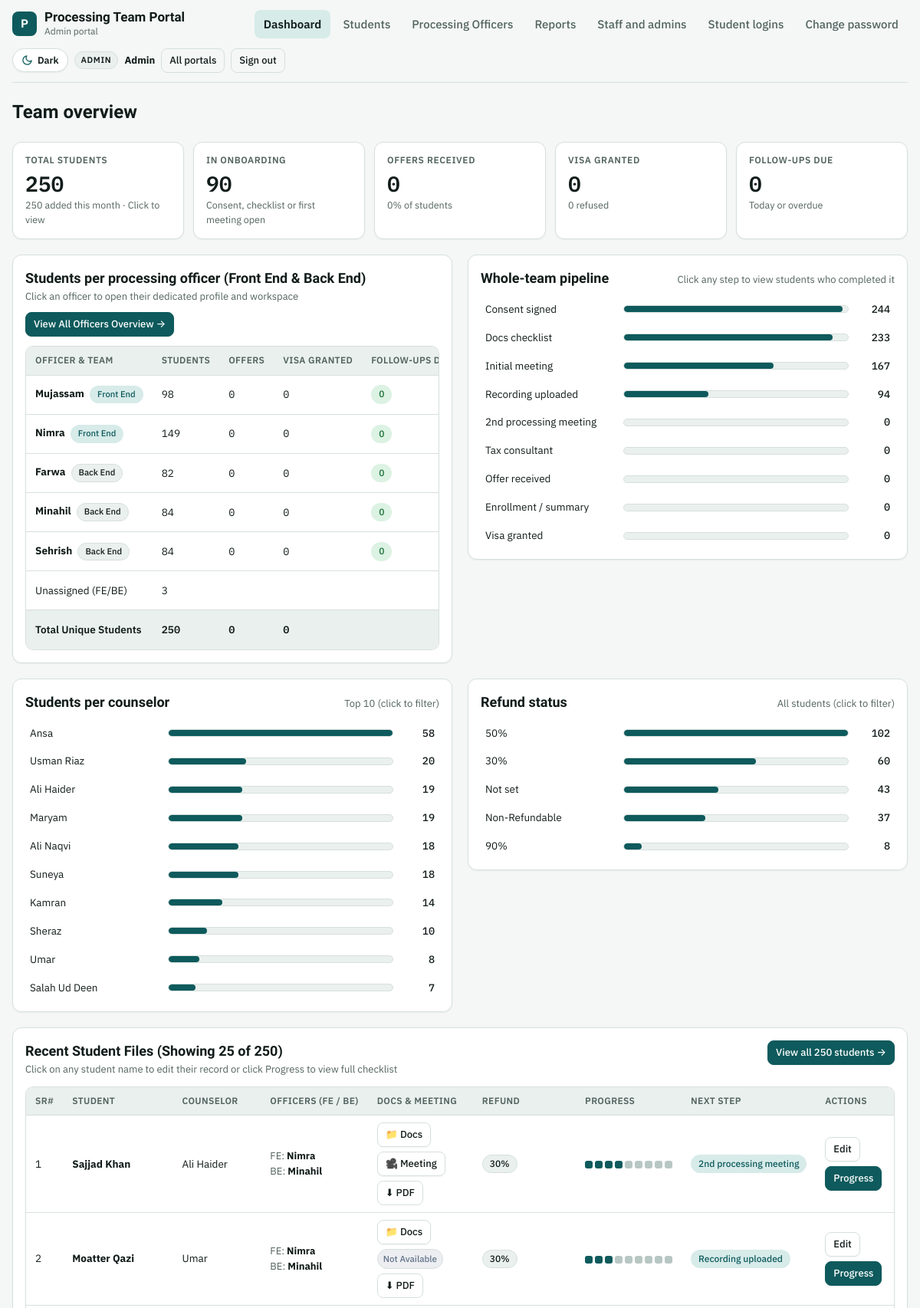
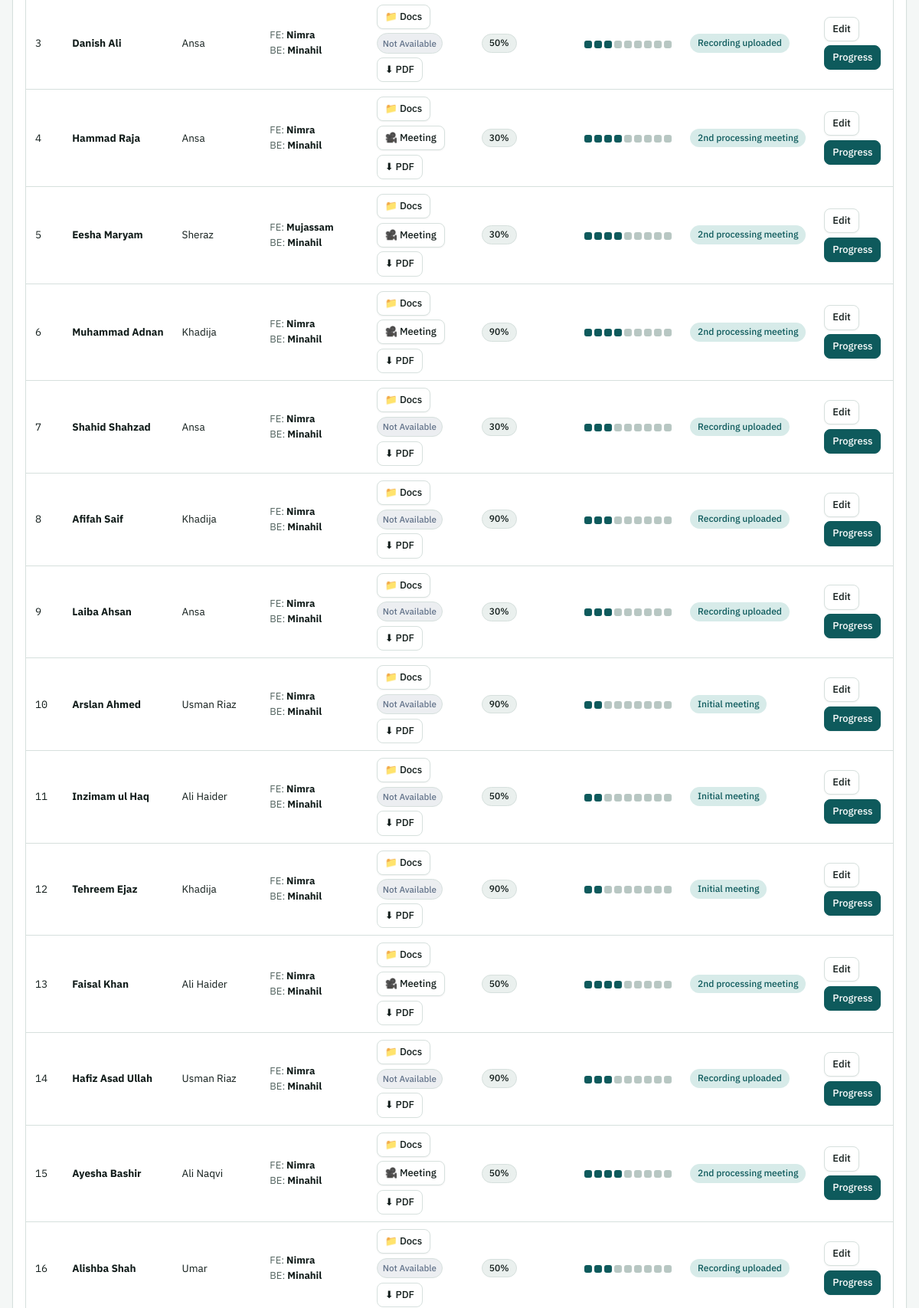
/admin/index.php (signed in, upper part), run on the app's committed database (2 pictures, top to bottom).
### tables this page shows
CREATE TABLE users (
  id                   INTEGER PRIMARY KEY AUTOINCREMENT,
  name                 TEXT NOT NULL,
  username             TEXT NOT NULL UNIQUE,
  password_hash        TEXT NOT NULL,
  role                 TEXT NOT NULL CHECK(role IN ('admin','officer','student')),
  student_id           INTEGER NULL UNIQUE,
  active               INTEGER NOT NULL DEFAULT 1,
  must_change_password INTEGER NOT NULL DEFAULT 1,
  last_login           TEXT NULL,
  created_at           TEXT NOT NULL, department TEXT DEFAULT 'backend',
  FOREIGN KEY (student_id) REFERENCES students(id) ON DELETE CASCADE
);

CREATE TABLE students (
  id                INTEGER PRIMARY KEY AUTOINCREMENT,
  name              TEXT NOT NULL,
  counselor         TEXT NULL,
  officer_id        INTEGER NULL,
  entered_by        INTEGER NULL,
  refund            TEXT NULL,
  branch            TEXT NULL,
  intake            TEXT NULL,
  received_date     TEXT NULL,
  consult1          TEXT NULL,
  consent           TEXT NULL,
  docs_checklist    TEXT NULL,
  initial_meeting   TEXT NULL,
  follow_up_1       TEXT NULL,
  recorded_uploaded TEXT NULL,
  drive_link        TEXT NULL,
  meeting_priority  TEXT NULL,
  second_meeting    TEXT NULL,
  follow_up_2       TEXT NULL,
  tax_meeting       TEXT NULL,
  follow_up_3       TEXT NULL,
  offer             TEXT NULL,
  consult2          TEXT NULL,
  disc2             TEXT NULL,
  enrollment        TEXT NULL,
  consult3          TEXT NULL,
  disc3             TEXT NULL,
  visa              TEXT NULL,
  last_installment  TEXT NULL,
  remarks           TEXT NULL,
  created_at        TEXT NOT NULL,
  updated_at        TEXT NULL
, csc_status TEXT DEFAULT NULL, csc_verified_at TEXT DEFAULT NULL, csc_verified_by INTEGER DEFAULT NULL, sheet_sr INTEGER, email TEXT, student_password TEXT, portal_id TEXT, portal_password TEXT, shortlisting TEXT, pending_docs_note TEXT, doc_request_date TEXT, enrollment_date TEXT, installment_1 TEXT, installment_2 TEXT, installment_3 TEXT, installment_4 TEXT, threat_cancellation TEXT, meeting_link TEXT, drive_files_json TEXT NULL, frontend_officer_id INTEGER DEFAULT NULL, frontend_officer_name TEXT DEFAULT NULL);

### app/pages/dashboard.php (the view, shortened to what the rows shown need)
<?php
[$w, $p] = scope_sql($u);
$rows = q("SELECT s.*, o.name AS officer_name FROM students s LEFT JOIN users o ON o.id = s.officer_id WHERE $w", $p)->fetchAll();
$admin = $u['role'] === 'admin';
$base = $admin ? 'admin' : 'officer';
page_start('Dashboard', $u, PORTALS[$u['role']]['label']);
?>
<h1><?= $admin ? 'Team overview' : 'Hello, ' . h($u['name']) ?></h1>
<div class="grid2">
<?php if ($admin):
    $officers = q("SELECT id, name, active, COALESCE(department, 'backend') AS department FROM users WHERE role = 'officer' ORDER BY department DESC, name ASC")->fetchAll(); ?>
  <section class="panel">
    <div class="panel-h">
      <div>
        <h2>Students per processing officer (Front End & Back End)</h2>
      </div>
    </div>
    <div class="tbl"><table>
      <thead><tr><th>Officer & Team</th><th>Students</th><th>Offers</th><th>Visa granted</th><th>Follow-ups due</th><th>Workspace</th></tr></thead>
      <tbody>
      <?php foreach ($officers as $o):
          $mine = array_filter($rows, fn($r) => (int)$r['officer_id'] === (int)$o['id'] || (int)($r['frontend_officer_id'] ?? 0) === (int)$o['id']);
          $d = count(array_filter(due_list($mine), fn($x) => $x['date'] <= today())); ?>
        <tr>
          <td>
            <a href="<?= h(url('admin/officers.php?id=' . $o['id'])) ?>"><b><?= h($o['name']) ?></b></a>
            <span class="pill <?= $o['department'] === 'frontend' ? 'acc' : '' ?>" style="font-size:0.7rem; margin-left:0.25rem;"><?= $o['department'] === 'frontend' ? 'Front End' : 'Back End' ?></span>
          </td>
          <td class="num"><a href="<?= h(url('admin/officers.php?id=' . $o['id'])) ?>"><?= count($mine) ?></a></td>
          <td class="num"><?= count(array_filter($mine, fn($r) => $r['offer'] === 'Yes')) ?></td>
          <td class="num"><?= count(array_filter($mine, fn($r) => $r['visa'] === 'Granted')) ?></td>
          <td><span class="pill <?= $d ? 'bad' : 'ok' ?>"><?= $d ?></span></td>
        </tr>
      <?php endforeach;
          if ($none): ?>
      </tbody>
    </table></div>
  </section>
<?php endif; ?>
  <section class="panel">
    <div class="panel-h"><h2><?= $admin ? 'Whole-team pipeline' : 'My pipeline' ?></h2><p>Click any step to view students who completed it</p></div>
  </section>
</div>
<?php if ($admin):
    $groups = function (string $key) use ($rows): array {
        $m = [];
        foreach ($rows as $r) { $k = trim((string)$r[$key]) ?: 'Not set'; $m[$k] = ($m[$k] ?? 0) + 1; }
        arsort($m);
        return array_slice($m, 0, 10, true);
    }; ?>
<div class="grid2">
  <?php foreach (['counselor' => 'Students per counselor', 'refund' => 'Refund status'] as $key => $title):
      $g = $groups($key); $max = max($g ?: [1]); ?>
  <section class="panel">
    <div class="panel-h"><h2><?= h($title) ?></h2><p><?= $key === 'counselor' ? 'Top 10 (click to filter)' : 'All students (click to filter)' ?></p></div>
    <div class="bars">
    <?php foreach ($g as $k => $c):
        $filterHref = $key === 'counselor' ? url('admin/students.php?q=' . rawurlencode((string)$k)) : url('admin/students.php?refund=' . rawurlencode((string)$k)); ?>
      <a class="bar" style="text-decoration:none; color:inherit;" href="<?= h($filterHref) ?>"><span><?= h($k) ?></span><span class="t"><i style="width:<?= round($c / $max * 100, 1) ?>%"></i></span><span class="n num"><?= $c ?></span></a>
    <?php endforeach; ?>
    </div>
  </section>
  <?php endforeach; ?>
</div>
<?php endif; ?>
<section class="panel">
  <div class="panel-h">
    <div><h2><?= $admin ? 'Recent Student Files' : 'My Assigned Students' ?> (Showing <?= min(25, count($rows)) ?> of <?= count($rows) ?>)</h2></div>
  </div>
  <?php if (!$rows): ?>
    <div class="empty">No students assigned yet.</div>
  <?php else: ?>
  <div class="tbl"><table>
    <thead><tr><th>SR#</th><th>Student</th><th>Counselor</th><?php if ($admin): ?><th>Officers (FE / BE)</th><?php endif; ?><th>Docs & Meeting</th><th>Refund</th><th>Progress</th><th>Next step</th><th>Actions</th></tr></thead>
    <tbody>
    <?php foreach (array_slice($rows, 0, 25) as $r):
        $ns = next_stage($r);
        $dLink = safe_link($r['drive_link'] ?? null);
        $hasMeeting = student_has_meeting($r);
        $mLink = url('meeting.php?id=' . (int)$r['id']);
    ?>
      <tr>
        <td class="num"><?= (int)($r['sheet_sr'] ?: $r['id']) ?></td>
        <td><a href="<?= h(url($base . '/student.php?id=' . $r['id'])) ?>"><b><?= h($r['name']) ?></b></a></td>
        <td><?= h($r['counselor'] ?: '-') ?></td>
        <?php if ($admin): ?>
          <td class="small">
            <div><span class="muted">FE:</span> <b><?= h($r['frontend_officer_name'] ?: 'Not set') ?></b></div>
            <div><span class="muted">BE:</span> <b><?= h($r['officer_name'] ?? 'Not assigned') ?></b></div>
          </td>
        <?php endif; ?>
        <td>
          <div style="display:flex; gap:0.35rem; align-items:center; flex-wrap:wrap;">
            <?php if ($dLink): ?>
              <a class="btn sm" href="<?= h($dLink) ?>" target="_blank" rel="noopener noreferrer" title="Open Google Drive Documents Folder">📁 Docs</a>
            <?php endif; ?>
            <?php if ($hasMeeting): ?>
              <a class="btn sm" href="<?= h($mLink) ?>" target="_blank" rel="noopener noreferrer" title="Open Recorded Meeting Video / Zoom">🎥 Meeting</a>
            <?php else: ?>
              <span class="pill muted" style="font-size:0.72rem; padding:0.2rem 0.45rem; background:rgba(100,116,139,0.12); color:#64748b;" title="Meeting video not available">Not Available</span>
            <?php endif; ?>
            <a class="btn sm ghost" href="<?= h(url($base . '/report.php?id=' . $r['id'] . '&format=pdf')) ?>" title="Download Complete Student PDF Dossier">⬇ PDF</a>
          </div>
        </td>
        <td><?php if ($r['refund']): ?><span class="pill <?= $r['refund'] === 'Non-Refundable' ? 'bad' : '' ?>"><?= h($r['refund']) ?></span><?php endif; ?></td>
        <td><a href="<?= h(url($base . '/progress.php?id=' . $r['id'])) ?>" title="View student progress" style="text-decoration:none; display:inline-block;"><?= progress_dots($r) ?></a></td>
        <td><?= $ns ? '<span class="pill acc">' . h($ns) . '</span>' : '<span class="pill ok">Closed</span>' ?></td>
        <td>
          <div style="display:flex; gap:0.35rem; align-items:center; flex-wrap:wrap;">
            <a class="btn sm" href="<?= h(url($base . '/student.php?id=' . $r['id'])) ?>">Edit</a>
            <a class="btn sm primary" href="<?= h(url($base . '/progress.php?id=' . $r['id'])) ?>">Progress</a>
          </div>
        </td>
      </tr>
    <?php endforeach; ?>
    </tbody>
  </table></div>
  <?php endif; ?>
</section>
<?php endif;
page_end();

### app/layout.php (shortened to what the rows shown need)
<?php
function nav_items(string $role): array {
    return match ($role) {
        'admin'   => ['admin/index.php' => 'Dashboard', 'admin/students.php' => 'Students', 'admin/officers.php' => 'Processing Officers', 'admin/reports.php' => 'Reports', 'admin/staff.php' => 'Staff and admins', 'admin/logins.php' => 'Student logins'],
        'officer' => ['officer/index.php' => 'Dashboard', 'officer/students.php' => 'My students'],
        'student' => ['student/index.php' => 'My file'],
        default   => [],
    };
}
function theme_toggle_btn(): string {
    return '<button type="button" class="theme-toggle" data-theme-toggle aria-label="Switch theme" title="Switch between Light and Dark mode" aria-pressed="false">'
         . '<svg class="icon-sun" viewBox="0 0 24 24" aria-hidden="true"><circle cx="12" cy="12" r="5"/><line x1="12" y1="1" x2="12" y2="3"/><line x1="12" y1="21" x2="12" y2="23"/><line x1="4.22" y1="4.22" x2="5.64" y2="5.64"/><line x1="18.36" y1="18.36" x2="19.78" y2="19.78"/><line x1="1" y1="12" x2="3" y2="12"/><line x1="21" y1="12" x2="23" y2="12"/><line x1="4.22" y1="19.78" x2="5.64" y2="18.36"/><line x1="18.36" y1="5.64" x2="19.78" y2="4.22"/></svg>'
         . '<svg class="icon-moon" viewBox="0 0 24 24" aria-hidden="true"><path d="M21 12.79A9 9 0 1 1 11.21 3 7 7 0 0 0 21 12.79z"/></svg>'
         . '<span data-theme-label>Dark</span>'
         . '</button>';
}
function page_start(string $title, ?array $u = null, string $portalLabel = ''): void {
    global $CONFIG;
    $self = ltrim(substr(parse_url($_SERVER['REQUEST_URI'] ?? '', PHP_URL_PATH) ?: '', strlen(base_url())), '/');
    $cookieTheme = $_COOKIE['ptp_theme'] ?? '';
    $htmlThemeAttr = in_array($cookieTheme, ['light', 'dark'], true) ? ' data-theme="' . h($cookieTheme) . '"' : '';
    ?><!doctype html>
<html lang="en"<?= $htmlThemeAttr ?>>
<head>
<link rel="stylesheet" href="<?= h(url('assets/style.css')) ?>">
</head>
<body>
<div class="wrap">
<?php if ($u): ?>
<header class="top">
  <a class="brand" href="<?= h(url('index.php')) ?>" style="text-decoration:none; color:inherit;"><div class="mark">P</div><div><div class="app"><?= h($CONFIG['app_name']) ?></div><small><?= h($portalLabel) ?></small></div></a>
  <nav class="tabs">
    <?php foreach (nav_items($u['role']) as $href => $label): ?>
      <a href="<?= h(url($href)) ?>" <?= $self === $href ? 'aria-current="page"' : '' ?>><?= h($label) ?></a>
    <?php endforeach; ?>
    <a href="<?= h(url('account/password.php?portal=' . $u['role'])) ?>" <?= $self === 'account/password.php' ? 'aria-current="page"' : '' ?>>Change password</a>
  </nav>
  <div class="who">
    <?= theme_toggle_btn() ?>
    <span class="role"><?= h(ucfirst($u['role'] === 'officer' ? 'Officer' : $u['role'])) ?></span>
    <b><?= h($u['name']) ?></b>
    <a class="btn sm ghost" href="<?= h(url('index.php')) ?>">All portals</a>
    <form method="post" action="<?= h(url('logout.php')) ?>"><button class="btn sm ghost" type="submit">Sign out</button></form>
  </div>
</header>
<?php else: ?>
<div class="guest-topbar">
  <?= theme_toggle_btn() ?>
</div>
<?php endif; ?>
<main>
<?php endforeach;
}
function page_end(): void { ?>
</main>
</div>
</body>
</html>
<?php }
function progress_dots(array $r): string {
    $o = '<span class="steps" title="' . done_count($r) . ' of ' . count(STAGES) . ' steps">';
    foreach (STAGES as $i => $_) $o .= '<i class="' . (stage_done($r, $i) ? 'd' : '') . '"></i>';
    return $o . '</span>';
}

### data on the page
users: role "Dashboard", role "Students", role "Processing Officers", role "Reports", role "Staff and admins", role "Student logins", role "ADMIN", name "Admin"
users: name "Mujassam", shows "Front End", count($mine) "98", offer "0", visa "0", d "0"
users: name "Nimra", shows "Front End", count($mine) "149", offer "0", visa "0", d "0"
users: name "Farwa", shows "Back End", count($mine) "82", offer "0", visa "0", d "0"
users: name "Minahil", shows "Back End", count($mine) "84", offer "0", visa "0", d "0", students.sheet_sr "1", students.name "Sajjad Khan", students.counselor "Ali Haider", students.frontend_officer_name "Nimra", students.refund "30%", ns "2nd processing meeting", students.sheet_sr "2", students.name "Moatter Qazi", students.counselor "Umar", shows "Not Available", ns "Recording uploaded", students.sheet_sr "3", students.name "Danish Ali", students.counselor "Ansa", students.refund "50%", students.sheet_sr "4", students.name "Hammad Raja", students.sheet_sr "5", students.name "Eesha Maryam", students.counselor "Sheraz", students.frontend_officer_name "Mujassam", students.sheet_sr "6", students.name "Muhammad Adnan", students.counselor "Khadija", students.refund "90%", students.sheet_sr "7", students.name "Shahid Shahzad", students.sheet_sr "8", students.name "Afifah Saif", students.sheet_sr "9", students.name "Laiba Ahsan", students.sheet_sr "10", students.name "Arslan Ahmed", students.counselor "Usman Riaz", ns "Initial meeting", students.sheet_sr "11", students.name "Inzimam ul Haq", students.sheet_sr "12", students.name "Tehreem Ejaz", students.sheet_sr "13", students.name "Faisal Khan", students.sheet_sr "14", students.name "Hafiz Asad Ullah", students.sheet_sr "15", students.name "Ayesha Bashir", students.counselor "Ali Naqvi", students.sheet_sr "16", students.name "Alishba Shah"
users: name "Sehrish", shows "Back End", count($mine) "84", offer "0", visa "0", d "0"
students: counselor "Ansa", refund "50%"

### other printed values
$CONFIG['app_name'] "Processing Team Portal"
$portalLabel "Admin portal"
$n "250"
$thisMonth "250"
$onb "90"
$offers "0"
$offers / $n * 100 "0"
$granted "0"
$refused "0"
$dueNow "0"
$none "3"
$s[0] "Consent signed"
$c "244"
$s[0] "Docs checklist"
$c "233"
